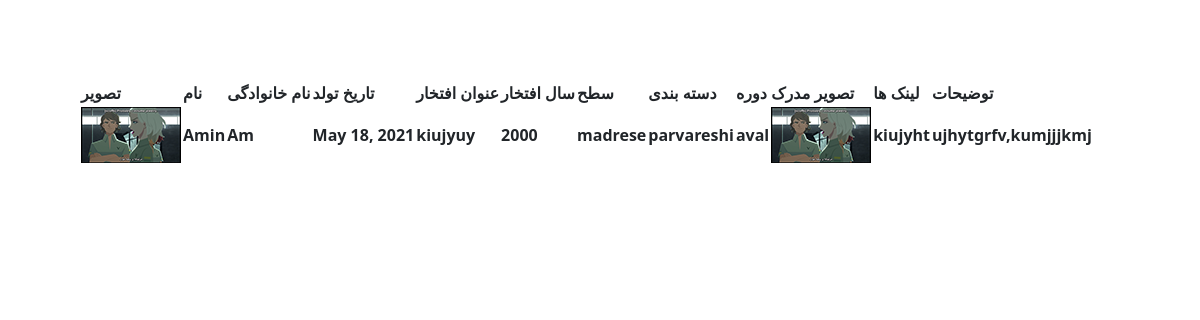
Before: /detail/7 with the older database file.
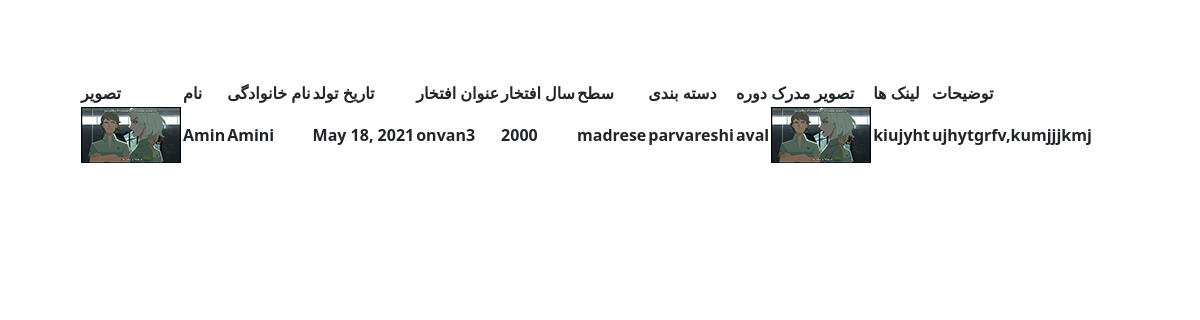
After: the same page with the newer database file.
### base/models.py (models this page shows, shortened)
class Achievement(models.Model):
    owner = models.ForeignKey("Student" , on_delete=models.CASCADE)
    title = models.CharField(max_length=50)
    y_CHOICES = ((i, i) for i in range(2000, timezone.now().year))
    year = models.IntegerField(choices=y_CHOICES)
    f_CHOICES = (("parvareshi","پرورشی"),
                ("amoozeshi","آموزشی"),
                ("pajooheshi","پژوهشی"),
                ("varzeshi","ورزشی"))
    field = models.CharField(max_length=50, choices=f_CHOICES)
    v_CHOICES = (("madrese","مدرسه"),
                ("nahie","ناحیه"),
                ("shahr","شهر"),
                ("ostan","استان"),
                ("keshvar","کشور"),
                ("beinolmelel","بین الملل"))
    level = models.CharField(max_length=50, choices=v_CHOICES)
    dore = models.CharField(max_length=50, choices=(("aval","اول"), ("dovom", "دوم")))
    pic = models.ImageField(upload_to="photoes/achievement/%Y/%m/%d", blank=True)
    video_link = models.CharField(max_length=255, blank=True)
    detail = models.TextField(max_length=1024, blank=True)

class Student(models.Model):
    first_name = models.CharField(max_length=50)
    last_name = models.CharField(max_length=50)
    birthday = models.DateField()
    photo = models.ImageField(upload_to="photoes/students/%Y/%m/%d")

### base/views.py (the view)
# urls.py: path('detail/<int:id>', detail, name="detail"),
def detail(request, id):
    content = {
        "achievement":get_object_or_404(Achievement, id=id)
    }
    return render(request, "base/detail.html", content)

### templates/base/detail.html
{% extends '../partial/simpleBootstrap.html' %}
{% block content %}
<table>
    <thead>
        <tr>
        <th> تصویر </th>
        <th> نام </th>
        <th> نام خانوادگی </th>
        <th> تاریخ تولد </th>
        <th> عنوان افتخار </th>
        <th> سال افتخار </th>
        <th> سطح </th>
        <th> دسته بندی </th>
        <th> دوره </th>
        <th> تصویر مدرک </th>
        <th> لینک ها  </th>
        <th> توضیحات  </th>
        </tr>
    </thead>
    <tbody>
        <tr>
        <th><img src="{{ achievement.owner.photo.url }}" alt=""></th>
        <th>{{ achievement.owner.first_name }}</th>
        <th>{{ achievement.owner.last_name }}</th>
        <th>{{ achievement.owner.birthday }}</th>
        <th>{{ achievement.title }}</th>
        <th>{{ achievement.year }}</th>
        <th>{{ achievement.level }}</th>
        <th>{{ achievement.field }}</th>
        <th>{{ achievement.dore }}</th>
        <th><img src="{{ achievement.pic.url }}" alt=""></th>
        <th>{{ achievement.video_link }}</th>
        <th>{{ achievement.detail }}</th>
        </tr>
    </tbody>
</table>
{% endblock content %}

Changed rows visible on the page:
changed Achievement "madrese": owner.last_name "Am" → "Amini"; title "kiujyuy" → "onvan3"
